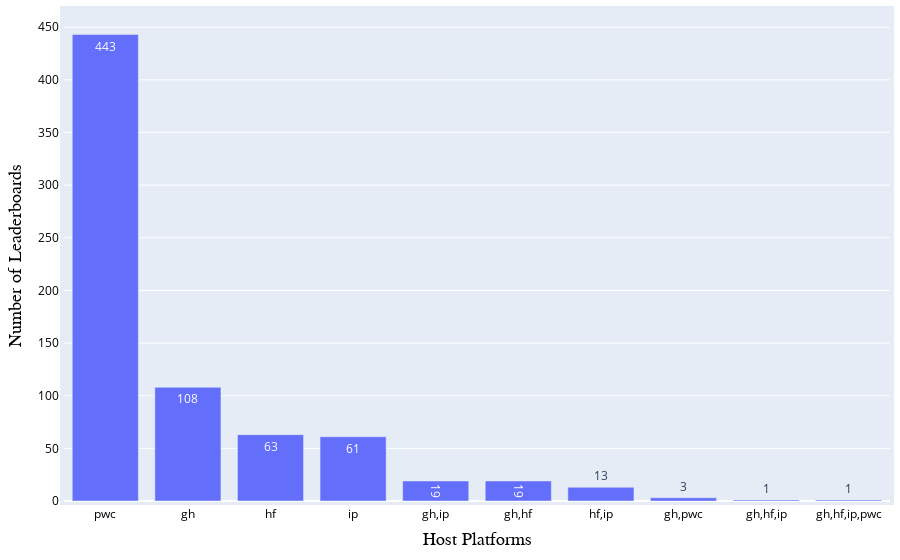

Notebook code cell kept with this figure:
### Code cell
leaderboard_hosted_on_multiple_platforms = 0
leaderboard_without_model_linkage = 0
leaderboard_host_platform_mapping = defaultdict(int)

df_leaderboard_expanded = pd.read_csv(path_meta / 'leaderboard_processed.csv')
df_leaderboard_expanded['Development workflows (non-pwc)'] = df_leaderboard_expanded['Development workflows (non-pwc)'].astype(str).apply(string_to_list)
df_leaderboard_expanded['Display formats (non-pwc)'] = df_leaderboard_expanded['Display formats (non-pwc)'].apply(lambda x: string_to_dict(x, list_format=True))
df_leaderboard_expanded['Publication venues (non-pwc)'] = df_leaderboard_expanded['Publication venues (non-pwc)'].apply(string_to_list)
df_leaderboard_expanded['Release organizations (non-pwc)'] = df_leaderboard_expanded['Release organizations (non-pwc)'].apply(string_to_list)

df_leaderboard_expanded['Display formats'] = [[] for _ in range(len(df_leaderboard_expanded))]
df_leaderboard_expanded['Development workflows'] = [[] for _ in range(len(df_leaderboard_expanded))]
df_leaderboard_expanded['Release organizations'] = [[] for _ in range(len(df_leaderboard_expanded))]

for index, row in df_leaderboard_expanded.iterrows():
    display_formats = set(row['Display formats (non-pwc)'])
    publishers = publisher_synonyms_mapping(row['Release organizations (non-pwc)'])
    workflows = set(row['Development workflows (non-pwc)'])
        
    for platform in row['Platforms'].split(','):
        leaderboard_host_platform_mapping[platform] += 1
            
    if len(row['Platforms'].split(',')) > 1:
        leaderboard_hosted_on_multiple_platforms += 1
        
    if row['Platforms'] == 'pwc':
        publishers.add('Papers With Code')
            
    if 'pwc' in row['Platforms']:
        display_formats = display_formats.union(display_format_pwc)
        workflows = workflows.union(workflow_pwc)
    elif pd.isna(row['Model linkage (non-pwc)']):
        leaderboard_without_model_linkage += 1

    df_leaderboard_expanded.at[index, 'Display formats'] = list(display_formats)
    df_leaderboard_expanded.at[index, 'Development workflows'] = list(workflows)
    df_leaderboard_expanded.at[index, 'Release organizations'] = list(publishers)

df_leaderboard_expanded.to_csv(path_meta / 'leaderboard_processed.csv', index=False)

print(f"Total number of leaderboards: {len(df_leaderboard_expanded)}")
print(f"{round(leaderboard_without_model_linkage/len(df_leaderboard_expanded)*100,2)}% ({leaderboard_without_model_linkage} out of {len(df_leaderboard_expanded)}) leaderboards do not have any model provenence links.")
print(f"{round(leaderboard_hosted_on_multiple_platforms/len(df_leaderboard_expanded)*100,2)}% ({leaderboard_hosted_on_multiple_platforms} out of {len(df_leaderboard_expanded)}) leaderboards are hosted on multiple platforms.")

leaderboard_distribution = df_leaderboard_expanded['Platforms'].value_counts().to_dict()

fig = px.bar(
    x=leaderboard_distribution.keys(),
    y=leaderboard_distribution.values(),
    text_auto=True,
    labels={'x': 'Host Platforms', 'y': 'Number of Leaderboards'},
)
# Update the layout for a tighter look
fig.update_layout(
    autosize=True,
    margin=dict(
        l=10,  # Left margin
        r=10,  # Right margin
        b=10,  # Bottom margin
        t=10,  # Top margin
        pad=4  # Padding between the plot and the margin
    ),
    xaxis=dict(title_font=dict(size=18, family='Arial, bold', color='black'),tickfont=dict(color='black')),
    yaxis=dict(title_font=dict(size=18, family='Arial, bold', color='black'),tickfont=dict(color='black')),
)
fig.show()
pio.write_image(fig, f'{path_meta}/platform-combo-distribution.pdf')

for key, value in leaderboard_host_platform_mapping.items():
    print(f"{key.upper()}: {value} ({round(value/len(df_leaderboard_expanded)*100,2)}%)")

### Figure 1 — Plotly figure (JSON) as saved in the notebook; plotly's stock layout.template omitted (floating-point values rounded to 4 significant figures)
{"data": [{"alignmentgroup": "True", "hovertemplate": "Host Platforms=%{x}<br>Number of Leaderboards=%{y}<extra></extra>", "legendgroup": "", "marker": {"color": "#636efa", "pattern": {"shape": ""}}, "name": "", "offsetgroup": "", "orientation": "v", "showlegend": false, "textposition": "auto", "texttemplate": "%{y}", "type": "bar", "x": ["pwc", "gh", "hf", "ip", "gh,ip", "gh,hf", "hf,ip", "gh,pwc", "gh,hf,ip", "gh,hf,ip,pwc"], "xaxis": "x", "y": [443, 108, 63, 61, 19, 19, 13, 3, 1, 1], "yaxis": "y"}], "layout": {"autosize": true, "barmode": "relative", "legend": {"tracegroupgap": 0}, "margin": {"b": 10, "l": 10, "pad": 4, "r": 10, "t": 10}, "xaxis": {"anchor": "y", "domain": [0, 1], "tickfont": {"color": "black"}, "title": {"font": {"color": "black", "family": "Arial, bold", "size": 18}, "text": "Host Platforms"}}, "yaxis": {"anchor": "x", "domain": [0, 1], "tickfont": {"color": "black"}, "title": {"font": {"color": "black", "family": "Arial, bold", "size": 18}, "text": "Number of Leaderboards"}}}}
